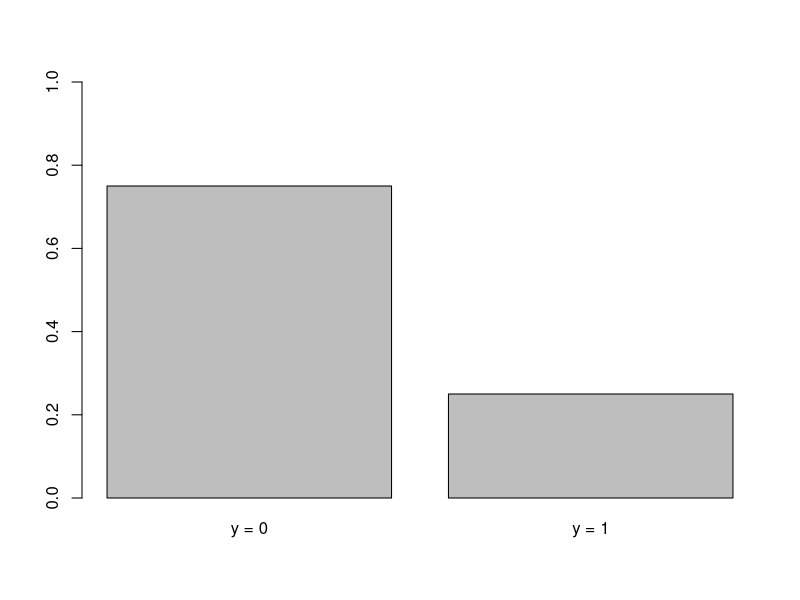
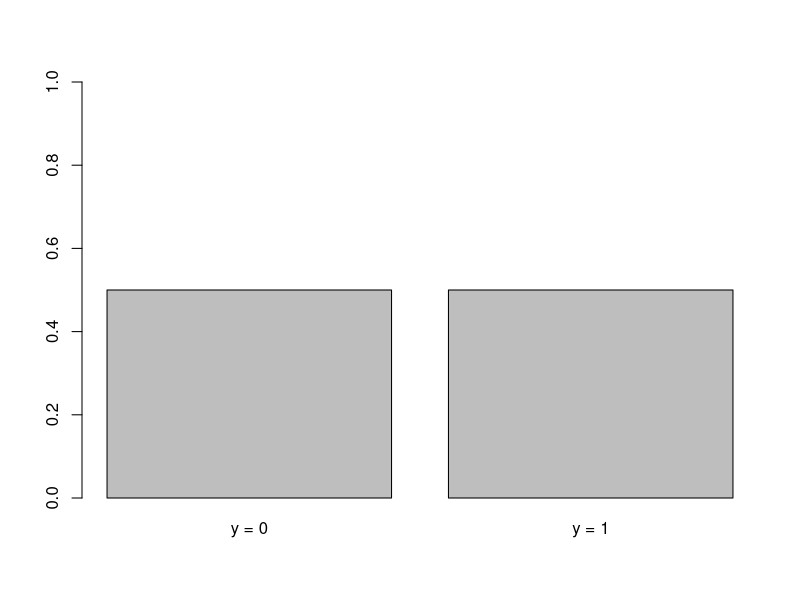
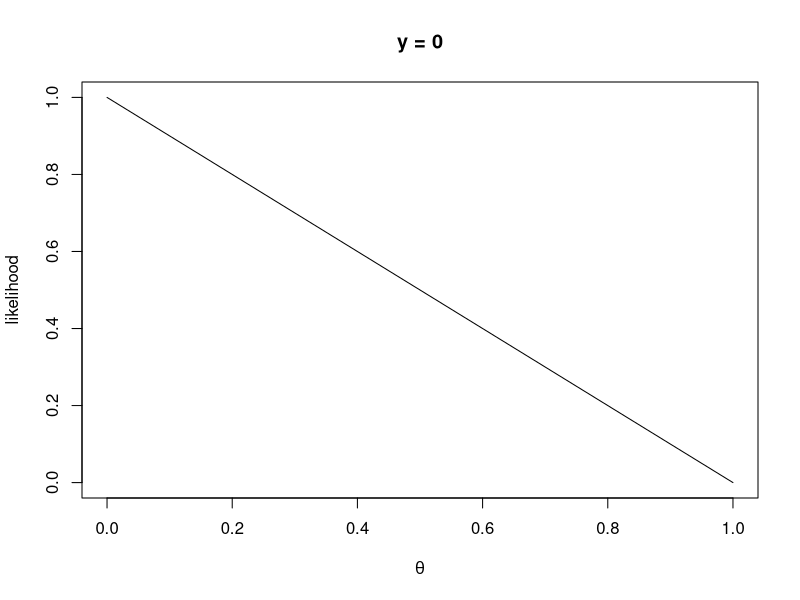
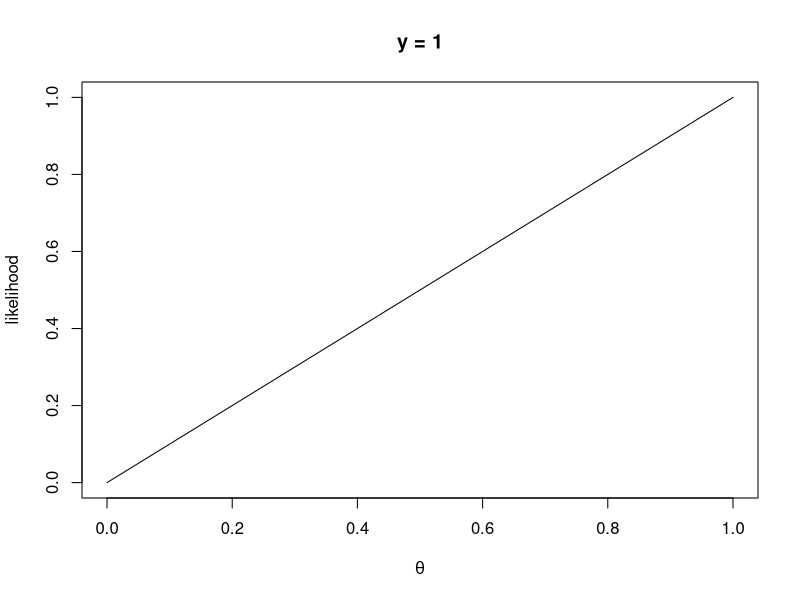

Here is the R script that generated these plots, in order: (Note: this script raises an error after producing the figures.)
## Task A

# A.1 Can be found in the presentation

# A.2
probabilities <- function(prior = c(0.001, 0.999)) {
  probs <- matrix(
    nrow = 2, ncol = 2,
    dimnames = list(
      c("Positive", "Negative"), 
      c("Disease", "No Disease")
    )
  )
  hit_rate <- c(0.99, 0.05)
  probs["Positive",] <- hit_rate * prior
  probs["Negative",] <- (1 - hit_rate) * prior
  probs
}

posterior <- function(test_result = NULL, prior = c("Disease" = 0.001, "No Disease" = 0.999)) {
  if (is.null(test_result)) return(prior)
  
  p <- probabilities(prior)

  c(
    "Disease"    = p[test_result, "Disease"]    / sum(p[test_result,]),
    "No Disease" = p[test_result, "No Disease"] / sum(p[test_result,])
  )
}

disease_with_test_results <- function(results) {
  post_prob <- posterior()

  for (result in results) {
    post_prob <- posterior(result, prior = post_prob)
  }
  post_prob
}

# Task B


bernoulli_pdf <- function(y, theta) {
  theta^y * (1 - theta)^(1 - y)
}

bernoulli_likelihood <- function(y, theta) {
  prod(bernoulli_pdf(y = y, theta = theta))
}


bernoulli_probability <- function(theta) {
  c(
    "y = 0" = bernoulli_pdf(y = 0, theta = theta), 
    "y = 1" = bernoulli_pdf(y = 1, theta = theta)
  )
}

bernoulli_probability(theta = 0.4)


# B.2
barplot(bernoulli_probability(theta = 0.25), ylim = c(0, 1))
barplot(bernoulli_probability(theta = 0.50), ylim = c(0, 1))

# B.3
plot(function(x) bernoulli_pdf(y = 0, theta = x), from = 0, to = 1, 
     xlab = expression(theta), ylab = "likelihood", main = "y = 0")
plot(function(x) bernoulli_pdf(y = 1, theta = x), from = 0, to = 1, 
     xlab = expression(theta), ylab = "likelihood", main = "y = 1")

# B.4 
# eq  i is defined on lines [43, 45]
# eq ii is defined on lines [47, 49]

# Create a vector of N flips
# Evaluate the likelihood for theta = 0.5 for N = 10, 1000, 100000

# B4a
coin_toss <- function(n) {
  fair <- function(theta) { if (theta < 0.5) 1 else 0 }
  
  sapply(runif(n), fair)
}

bernoulli_likelihood(coin_toss(n = 10), theta = 0.5)
bernoulli_likelihood(coin_toss(n = 1000), theta = 0.5)
bernoulli_likelihood(coin_toss(n = 100000), theta = 0.5)

# B4b
bernoulli_logpdf <- function(y, theta) {
  y*log(theta) + (1 - theta)*log(1 - theta)  
}

bernoulli_loglikelihood <- function(y, theta) {
  Y <- sum(y)
  n <- length(y)
  Y*log(theta) + (n - Y)*log(1 - theta)
}

bernoulli_loglikelihood(coin_toss(n = 10), theta = 0.5)
bernoulli_loglikelihood(coin_toss(n = 1000), theta = 0.5)
bernoulli_loglikelihood(coin_toss(n = 100000), theta = 0.5)

#B4c
bernoulli_likelihood(coin_toss(n = 10), theta = 0.5)
exp(bernoulli_loglikelihood(coin_toss(n = 10), theta = 0.5))

#B4d
# Plot the likelihood function with respect to theta in [0, 1]
# y = [1], y = [1, 1], y = [1, 1, 0, 1]


ggplot(data = data.frame(x = 0), aes(x = x)) + theme_minimal() + 
  xlim(0, 1) + xlab("θ") + ylab("likelihood(θ)") +
  stat_function(fun = bernoulli_loglikelihood, args = list(y = c(1)), size = 1.2, aes(color = "y = [1]")) + 
  stat_function(fun = bernoulli_loglikelihood, args = list(y = c(1,1)), size = 1.2, aes(color = "y = [1, 1]")) + 
  stat_function(fun = bernoulli_loglikelihood, args = list(y = c(1,1,0,1)), size = 1.2, aes(color = "y = [1, 1, 0, 1]")) +
  scale_y_continuous(trans = "exp") + 
  theme(legend.position = c(0.1, 0.9), legend.title = element_blank())

# B4e
# 1 trial with 1 one success puts the most likelihood on 1, while keeping 
# likelihood on other values of theta
# 2 trials, two successes, likelihood for 1 is still the same but all other values
# for theta have become less likely
# 4 trials, 3 successes
# likelihood for theta = 0 is now zero and a wide mode in the likelihood distribution
# can be seen


# B5

B <- function(a, b) {
  #integrate(f = function(theta) theta^(a - 1) * (1 - theta)^(b - 1), lower = 0, upper = 1)$value
  gamma(a) * gamma(b) / gamma(a + b)
}

posterior_beta <- function(theta, z, N) {
  a <- b <- 1
  exp(((z + a) - 1) * log(theta) + ((N - z + b) - 1) * log(1 - theta) - log(B(z + a, N - z + b)))
}


ggplot(data = data.frame(x = 0), aes(x = x)) + theme_minimal() + 
  xlim(0, 1) + xlab("theta") + ylab("p(theta|y)") +
  stat_function(fun = posterior_beta, args = list(z = 1, N = 1), size = 1.2, aes(color = "y = [1]")) + 
  stat_function(fun = posterior_beta, args = list(z = 2, N = 2), size = 1.2, aes(color = "y = [1, 1]")) + 
  stat_function(fun = posterior_beta, args = list(z = 3, N = 4), size = 1.2, aes(color = "y = [1, 1, 0, 1]")) +
  theme(legend.position = c(0.1, 0.9), legend.title = element_blank())


likelihood <- function(y, theta) exp(bernoulli_loglikelihood(y, theta))


#HDI_vec <- function(xs, prob = 0.95) {
#  HDI_range <- tibble(idx = seq_along(xs), x = xs) %>% 
#    arrange(desc(x)) %>% 
#    mutate(cumsum = cumsum(x)) %>%
#    filter(cumsum < sum(xs)*prob)
#  
#  x_min <- min(HDI_range$idx)
#  y_min <- xs[x_min]
#  x_max <- max(HDI_range$idx)
#  y_max <- xs[x_max]
#  
#  data.frame(x_min = x_min, y_min = y_min,
#             x_max = x_max, y_max = y_max)
#}

library(tidyverse)

HDI <- function(.tbl, prob = 0.95) {
  HDI_range <- .tbl %>% arrange(desc(value)) %>%
    mutate(cumsum = cumsum(value)) %>%
    filter(cumsum < sum(value)*prob)
  
  min <-  HDI_range %>%
    filter(theta == min(theta)) %>%
    select(column, distribution, theta, value)
  
  max <- HDI_range %>%
    filter(theta == max(theta)) %>%
    select(column, distribution, theta, value)
  
  inner_join(min, max, by = c("column", "distribution"), suffix = c(".min", ".max"))
}


fig6.4_data <- function(a, b, col) {
  z <- 17
  N <- 20
  tibble(theta = seq(from = 0, to = 1, by = 0.001), column = col) %>% 
    mutate(
      prior      = dbeta(theta, shape1 = a, shape2 = b),
      likelihood = dbinom(x = z, size = N, prob = theta),
      posterior  = dbeta(theta, shape1 = z + a, shape2 = N - z + b)
    ) %>%
    pivot_longer(cols = prior:posterior, names_to = "distribution")
}

dist_lvls <- c("prior", "likelihood", "posterior")

A <- fig6.4_data(a = 100, b = 100, col = "A")
B <- fig6.4_data(a = 18.25, b = 6.75, col = "B")
C <- fig6.4_data(a = 1, b = 1, col = "C")

HDI_data <- rbind(
  A %>% filter(distribution == "prior")     %>% HDI, 
  A %>% filter(distribution == "posterior") %>% HDI,
  B %>% filter(distribution == "prior")     %>% HDI, 
  B %>% filter(distribution == "posterior") %>% HDI, 
  #C %>% filter(distribution == "prior")     %>% HDI, uniform
  C %>% filter(distribution == "posterior") %>% HDI 
) %>% 
  mutate(distribution = factor(distribution, levels = dist_lvls))

fig6.4 <- rbind(A, B, C) %>% 
  mutate(distribution = factor(distribution, levels = dist_lvls))

ggplot(data = fig6.4, aes(x = theta)) + theme_light() + 
  geom_area(aes(y = value), fill = "#88b5d6") + 
  #geom_line(aes(y = value)) +
  #HDI Line
  geom_segment(data = HDI_data, aes(x = theta.min, y = value.min, xend = theta.max, yend = value.min)) +
  #HDI anchors
  geom_segment(data = HDI_data, aes(x = theta.min, y = 0, xend = theta.min, yend = value.min), linetype = "dashed") +
  geom_segment(data = HDI_data, aes(x = theta.max, y = 0, xend = theta.max, yend = value.min), linetype = "dashed") +
  geom_text(data = HDI_data, aes(x = theta.min, y = value.min, label = theta.min), nudge_y = 0.5, nudge_x = -0.1, size = 3) +
  geom_text(data = HDI_data, aes(x = theta.max, y = value.min, label = theta.max), nudge_y = 0.5, nudge_x = +0.1, size = 3) +
  facet_wrap(distribution ~ column, labeller = labeller(distribution = str_to_title), scales = "free_y") 



